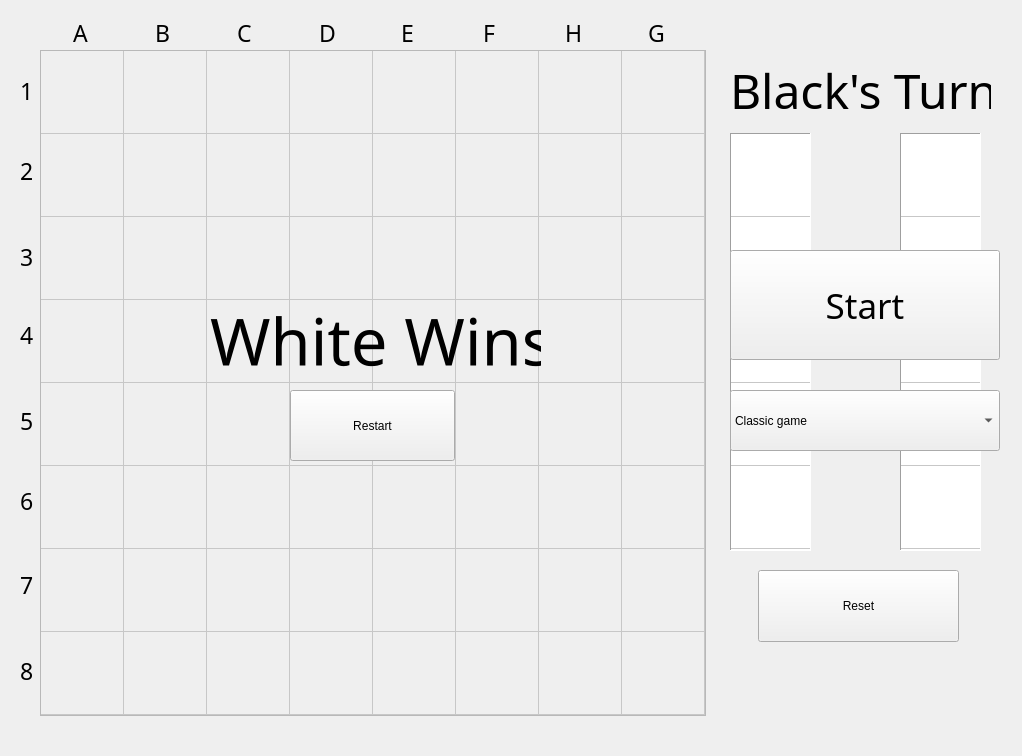
<?xml version="1.0" encoding="UTF-8"?>
<ui version="4.0">
 <class>ChessGameWindowClass</class>
 <widget class="QMainWindow" name="ChessGameWindowClass">
  <property name="geometry">
   <rect>
    <x>0</x>
    <y>0</y>
    <width>1022</width>
    <height>756</height>
   </rect>
  </property>
  <property name="minimumSize">
   <size>
    <width>1022</width>
    <height>756</height>
   </size>
  </property>
  <property name="maximumSize">
   <size>
    <width>1022</width>
    <height>756</height>
   </size>
  </property>
  <property name="windowTitle">
   <string>ChessGameWindow</string>
  </property>
  <widget class="QWidget" name="centralWidget">
   <widget class="QStackedWidget" name="stackedWidget">
    <property name="geometry">
     <rect>
      <x>0</x>
      <y>10</y>
      <width>1001</width>
      <height>731</height>
     </rect>
    </property>
    <property name="currentIndex">
     <number>1</number>
    </property>
    <widget class="QWidget" name="page">
     <layout class="QGridLayout" name="gridLayout_2">
      <item row="0" column="0">
       <layout class="QVBoxLayout" name="verticalLayout_3">
        <item>
         <widget class="QLabel" name="label_2">
          <property name="font">
           <font>
            <family>Calibri Light</family>
            <pointsize>100</pointsize>
           </font>
          </property>
          <property name="text">
           <string>Chess</string>
          </property>
          <property name="alignment">
           <set>Qt::AlignmentFlag::AlignCenter</set>
          </property>
         </widget>
        </item>
        <item>
         <widget class="QLabel" name="label">
          <property name="font">
           <font>
            <family>Calibri Light</family>
            <pointsize>36</pointsize>
           </font>
          </property>
          <property name="text">
           <string>Choose your endgame scenario</string>
          </property>
          <property name="alignment">
           <set>Qt::AlignmentFlag::AlignBottom|Qt::AlignmentFlag::AlignHCenter</set>
          </property>
         </widget>
        </item>
       </layout>
      </item>
      <item row="1" column="0">
       <layout class="QVBoxLayout" name="verticalLayout">
        <property name="sizeConstraint">
         <enum>QLayout::SizeConstraint::SetMinAndMaxSize</enum>
        </property>
        <item>
         <widget class="QLabel" name="label_3">
          <property name="text">
           <string/>
          </property>
         </widget>
        </item>
       </layout>
      </item>
     </layout>
    </widget>
    <widget class="QWidget" name="page_2">
     <widget class="QTableWidget" name="chessTable">
      <property name="enabled">
       <bool>false</bool>
      </property>
      <property name="geometry">
       <rect>
        <x>40</x>
        <y>40</y>
        <width>666</width>
        <height>666</height>
       </rect>
      </property>
      <property name="minimumSize">
       <size>
        <width>664</width>
        <height>664</height>
       </size>
      </property>
      <property name="font">
       <font>
        <bold>false</bold>
       </font>
      </property>
      <property name="cursor" stdset="0">
       <cursorShape>ArrowCursor</cursorShape>
      </property>
      <property name="contextMenuPolicy">
       <enum>Qt::ContextMenuPolicy::DefaultContextMenu</enum>
      </property>
      <property name="frameShape">
       <enum>QFrame::Shape::StyledPanel</enum>
      </property>
      <property name="frameShadow">
       <enum>QFrame::Shadow::Plain</enum>
      </property>
      <property name="lineWidth">
       <number>0</number>
      </property>
      <property name="verticalScrollBarPolicy">
       <enum>Qt::ScrollBarPolicy::ScrollBarAlwaysOff</enum>
      </property>
      <property name="horizontalScrollBarPolicy">
       <enum>Qt::ScrollBarPolicy::ScrollBarAlwaysOff</enum>
      </property>
      <property name="editTriggers">
       <set>QAbstractItemView::EditTrigger::NoEditTriggers</set>
      </property>
      <property name="selectionMode">
       <enum>QAbstractItemView::SelectionMode::SingleSelection</enum>
      </property>
      <property name="showGrid">
       <bool>true</bool>
      </property>
      <property name="gridStyle">
       <enum>Qt::PenStyle::SolidLine</enum>
      </property>
      <property name="wordWrap">
       <bool>false</bool>
      </property>
      <property name="cornerButtonEnabled">
       <bool>false</bool>
      </property>
      <property name="rowCount">
       <number>8</number>
      </property>
      <attribute name="horizontalHeaderVisible">
       <bool>false</bool>
      </attribute>
      <attribute name="horizontalHeaderDefaultSectionSize">
       <number>83</number>
      </attribute>
      <attribute name="horizontalHeaderHighlightSections">
       <bool>true</bool>
      </attribute>
      <attribute name="verticalHeaderVisible">
       <bool>false</bool>
      </attribute>
      <attribute name="verticalHeaderDefaultSectionSize">
       <number>83</number>
      </attribute>
      <row/>
      <row/>
      <row/>
      <row/>
      <row/>
      <row/>
      <row/>
      <row/>
      <column>
       <property name="text">
        <string>a</string>
       </property>
      </column>
      <column>
       <property name="text">
        <string>b</string>
       </property>
      </column>
      <column>
       <property name="text">
        <string>c</string>
       </property>
      </column>
      <column>
       <property name="text">
        <string>d</string>
       </property>
      </column>
      <column>
       <property name="text">
        <string>e</string>
       </property>
      </column>
      <column>
       <property name="text">
        <string>f</string>
       </property>
      </column>
      <column>
       <property name="text">
        <string>g</string>
       </property>
      </column>
      <column>
       <property name="text">
        <string>h</string>
       </property>
      </column>
     </widget>
     <widget class="QLabel" name="label_4">
      <property name="geometry">
       <rect>
        <x>73</x>
        <y>12</y>
        <width>16</width>
        <height>21</height>
       </rect>
      </property>
      <property name="font">
       <font>
        <family>Trebuchet MS</family>
        <pointsize>17</pointsize>
       </font>
      </property>
      <property name="text">
       <string>A</string>
      </property>
     </widget>
     <widget class="QLabel" name="label_5">
      <property name="geometry">
       <rect>
        <x>155</x>
        <y>12</y>
        <width>16</width>
        <height>21</height>
       </rect>
      </property>
      <property name="font">
       <font>
        <family>Trebuchet MS</family>
        <pointsize>17</pointsize>
       </font>
      </property>
      <property name="text">
       <string>B</string>
      </property>
     </widget>
     <widget class="QLabel" name="label_6">
      <property name="geometry">
       <rect>
        <x>237</x>
        <y>12</y>
        <width>16</width>
        <height>21</height>
       </rect>
      </property>
      <property name="font">
       <font>
        <family>Trebuchet MS</family>
        <pointsize>17</pointsize>
       </font>
      </property>
      <property name="text">
       <string>C</string>
      </property>
     </widget>
     <widget class="QLabel" name="label_7">
      <property name="geometry">
       <rect>
        <x>20</x>
        <y>70</y>
        <width>16</width>
        <height>21</height>
       </rect>
      </property>
      <property name="font">
       <font>
        <family>Trebuchet MS</family>
        <pointsize>17</pointsize>
       </font>
      </property>
      <property name="text">
       <string>1</string>
      </property>
     </widget>
     <widget class="QLabel" name="label_8">
      <property name="geometry">
       <rect>
        <x>319</x>
        <y>12</y>
        <width>16</width>
        <height>21</height>
       </rect>
      </property>
      <property name="font">
       <font>
        <family>Trebuchet MS</family>
        <pointsize>17</pointsize>
       </font>
      </property>
      <property name="text">
       <string>D</string>
      </property>
     </widget>
     <widget class="QLabel" name="label_9">
      <property name="geometry">
       <rect>
        <x>20</x>
        <y>150</y>
        <width>16</width>
        <height>21</height>
       </rect>
      </property>
      <property name="font">
       <font>
        <family>Trebuchet MS</family>
        <pointsize>17</pointsize>
       </font>
      </property>
      <property name="text">
       <string>2</string>
      </property>
     </widget>
     <widget class="QLabel" name="label_10">
      <property name="geometry">
       <rect>
        <x>401</x>
        <y>12</y>
        <width>16</width>
        <height>21</height>
       </rect>
      </property>
      <property name="font">
       <font>
        <family>Trebuchet MS</family>
        <pointsize>17</pointsize>
       </font>
      </property>
      <property name="text">
       <string>E</string>
      </property>
     </widget>
     <widget class="QLabel" name="label_11">
      <property name="geometry">
       <rect>
        <x>20</x>
        <y>236</y>
        <width>16</width>
        <height>21</height>
       </rect>
      </property>
      <property name="font">
       <font>
        <family>Trebuchet MS</family>
        <pointsize>17</pointsize>
       </font>
      </property>
      <property name="text">
       <string>3</string>
      </property>
     </widget>
     <widget class="QLabel" name="label_12">
      <property name="geometry">
       <rect>
        <x>483</x>
        <y>12</y>
        <width>16</width>
        <height>21</height>
       </rect>
      </property>
      <property name="font">
       <font>
        <family>Trebuchet MS</family>
        <pointsize>17</pointsize>
       </font>
      </property>
      <property name="text">
       <string>F</string>
      </property>
     </widget>
     <widget class="QLabel" name="label_13">
      <property name="geometry">
       <rect>
        <x>20</x>
        <y>314</y>
        <width>16</width>
        <height>21</height>
       </rect>
      </property>
      <property name="font">
       <font>
        <family>Trebuchet MS</family>
        <pointsize>17</pointsize>
       </font>
      </property>
      <property name="text">
       <string>4</string>
      </property>
     </widget>
     <widget class="QLabel" name="label_14">
      <property name="geometry">
       <rect>
        <x>648</x>
        <y>12</y>
        <width>16</width>
        <height>21</height>
       </rect>
      </property>
      <property name="font">
       <font>
        <family>Trebuchet MS</family>
        <pointsize>17</pointsize>
       </font>
      </property>
      <property name="text">
       <string>G</string>
      </property>
     </widget>
     <widget class="QLabel" name="label_15">
      <property name="geometry">
       <rect>
        <x>20</x>
        <y>400</y>
        <width>16</width>
        <height>21</height>
       </rect>
      </property>
      <property name="font">
       <font>
        <family>Trebuchet MS</family>
        <pointsize>17</pointsize>
       </font>
      </property>
      <property name="text">
       <string>5</string>
      </property>
     </widget>
     <widget class="QLabel" name="label_16">
      <property name="geometry">
       <rect>
        <x>565</x>
        <y>12</y>
        <width>16</width>
        <height>21</height>
       </rect>
      </property>
      <property name="font">
       <font>
        <family>Trebuchet MS</family>
        <pointsize>17</pointsize>
       </font>
      </property>
      <property name="text">
       <string>H</string>
      </property>
     </widget>
     <widget class="QLabel" name="label_17">
      <property name="geometry">
       <rect>
        <x>20</x>
        <y>564</y>
        <width>16</width>
        <height>21</height>
       </rect>
      </property>
      <property name="font">
       <font>
        <family>Trebuchet MS</family>
        <pointsize>17</pointsize>
       </font>
      </property>
      <property name="text">
       <string>7</string>
      </property>
     </widget>
     <widget class="QLabel" name="label_18">
      <property name="geometry">
       <rect>
        <x>20</x>
        <y>480</y>
        <width>16</width>
        <height>21</height>
       </rect>
      </property>
      <property name="font">
       <font>
        <family>Trebuchet MS</family>
        <pointsize>17</pointsize>
       </font>
      </property>
      <property name="text">
       <string>6</string>
      </property>
     </widget>
     <widget class="QLabel" name="label_19">
      <property name="geometry">
       <rect>
        <x>20</x>
        <y>650</y>
        <width>16</width>
        <height>21</height>
       </rect>
      </property>
      <property name="font">
       <font>
        <family>Trebuchet MS</family>
        <pointsize>17</pointsize>
       </font>
      </property>
      <property name="text">
       <string>8</string>
      </property>
     </widget>
     <widget class="QTableWidget" name="blackDeath">
      <property name="geometry">
       <rect>
        <x>730</x>
        <y>123</y>
        <width>81</width>
        <height>418</height>
       </rect>
      </property>
      <property name="cursor" stdset="0">
       <cursorShape>BlankCursor</cursorShape>
      </property>
      <property name="frameShape">
       <enum>QFrame::Shape::Panel</enum>
      </property>
      <property name="lineWidth">
       <number>1</number>
      </property>
      <property name="verticalScrollBarPolicy">
       <enum>Qt::ScrollBarPolicy::ScrollBarAlwaysOff</enum>
      </property>
      <property name="horizontalScrollBarPolicy">
       <enum>Qt::ScrollBarPolicy::ScrollBarAlwaysOff</enum>
      </property>
      <property name="editTriggers">
       <set>QAbstractItemView::EditTrigger::NoEditTriggers</set>
      </property>
      <property name="tabKeyNavigation">
       <bool>false</bool>
      </property>
      <property name="showDropIndicator" stdset="0">
       <bool>false</bool>
      </property>
      <property name="dragDropOverwriteMode">
       <bool>false</bool>
      </property>
      <property name="selectionMode">
       <enum>QAbstractItemView::SelectionMode::NoSelection</enum>
      </property>
      <property name="showGrid">
       <bool>true</bool>
      </property>
      <property name="gridStyle">
       <enum>Qt::PenStyle::CustomDashLine</enum>
      </property>
      <property name="rowCount">
       <number>5</number>
      </property>
      <property name="columnCount">
       <number>1</number>
      </property>
      <attribute name="horizontalHeaderVisible">
       <bool>false</bool>
      </attribute>
      <attribute name="horizontalHeaderCascadingSectionResizes">
       <bool>false</bool>
      </attribute>
      <attribute name="horizontalHeaderDefaultSectionSize">
       <number>83</number>
      </attribute>
      <attribute name="horizontalHeaderHighlightSections">
       <bool>false</bool>
      </attribute>
      <attribute name="verticalHeaderVisible">
       <bool>false</bool>
      </attribute>
      <attribute name="verticalHeaderDefaultSectionSize">
       <number>83</number>
      </attribute>
      <attribute name="verticalHeaderHighlightSections">
       <bool>false</bool>
      </attribute>
      <row/>
      <row/>
      <row/>
      <row/>
      <row/>
      <column/>
     </widget>
     <widget class="QTableWidget" name="whiteDeath">
      <property name="geometry">
       <rect>
        <x>900</x>
        <y>123</y>
        <width>81</width>
        <height>418</height>
       </rect>
      </property>
      <property name="cursor" stdset="0">
       <cursorShape>BlankCursor</cursorShape>
      </property>
      <property name="frameShape">
       <enum>QFrame::Shape::Panel</enum>
      </property>
      <property name="lineWidth">
       <number>1</number>
      </property>
      <property name="midLineWidth">
       <number>0</number>
      </property>
      <property name="verticalScrollBarPolicy">
       <enum>Qt::ScrollBarPolicy::ScrollBarAlwaysOff</enum>
      </property>
      <property name="horizontalScrollBarPolicy">
       <enum>Qt::ScrollBarPolicy::ScrollBarAlwaysOff</enum>
      </property>
      <property name="editTriggers">
       <set>QAbstractItemView::EditTrigger::NoEditTriggers</set>
      </property>
      <property name="selectionMode">
       <enum>QAbstractItemView::SelectionMode::NoSelection</enum>
      </property>
      <property name="showGrid">
       <bool>true</bool>
      </property>
      <property name="gridStyle">
       <enum>Qt::PenStyle::CustomDashLine</enum>
      </property>
      <property name="rowCount">
       <number>5</number>
      </property>
      <property name="columnCount">
       <number>1</number>
      </property>
      <attribute name="horizontalHeaderVisible">
       <bool>false</bool>
      </attribute>
      <attribute name="horizontalHeaderCascadingSectionResizes">
       <bool>false</bool>
      </attribute>
      <attribute name="horizontalHeaderDefaultSectionSize">
       <number>83</number>
      </attribute>
      <attribute name="horizontalHeaderHighlightSections">
       <bool>false</bool>
      </attribute>
      <attribute name="verticalHeaderVisible">
       <bool>false</bool>
      </attribute>
      <attribute name="verticalHeaderDefaultSectionSize">
       <number>83</number>
      </attribute>
      <attribute name="verticalHeaderHighlightSections">
       <bool>false</bool>
      </attribute>
      <row/>
      <row/>
      <row/>
      <row/>
      <row/>
      <column/>
     </widget>
     <widget class="QLabel" name="turnLabel">
      <property name="geometry">
       <rect>
        <x>730</x>
        <y>20</y>
        <width>261</width>
        <height>121</height>
       </rect>
      </property>
      <property name="font">
       <font>
        <family>Trebuchet MS</family>
        <pointsize>36</pointsize>
        <italic>false</italic>
        <bold>false</bold>
        <strikeout>false</strikeout>
        <kerning>true</kerning>
       </font>
      </property>
      <property name="text">
       <string>Black's Turn</string>
      </property>
     </widget>
     <widget class="QLabel" name="whiteRookCounter">
      <property name="geometry">
       <rect>
        <x>760</x>
        <y>180</y>
        <width>41</width>
        <height>31</height>
       </rect>
      </property>
      <property name="font">
       <font>
        <family>Trebuchet MS</family>
        <pointsize>36</pointsize>
        <italic>false</italic>
        <bold>false</bold>
        <strikeout>false</strikeout>
        <kerning>true</kerning>
       </font>
      </property>
      <property name="text">
       <string/>
      </property>
     </widget>
     <widget class="QLabel" name="blackRookCounter">
      <property name="geometry">
       <rect>
        <x>880</x>
        <y>180</y>
        <width>41</width>
        <height>31</height>
       </rect>
      </property>
      <property name="font">
       <font>
        <family>Trebuchet MS</family>
        <pointsize>36</pointsize>
        <italic>false</italic>
        <bold>false</bold>
        <strikeout>false</strikeout>
        <kerning>true</kerning>
       </font>
      </property>
      <property name="text">
       <string/>
      </property>
     </widget>
     <widget class="QLabel" name="winLabel">
      <property name="geometry">
       <rect>
        <x>210</x>
        <y>290</y>
        <width>331</width>
        <height>81</height>
       </rect>
      </property>
      <property name="font">
       <font>
        <family>Trebuchet MS</family>
        <pointsize>49</pointsize>
        <italic>false</italic>
        <bold>false</bold>
        <strikeout>false</strikeout>
        <kerning>true</kerning>
       </font>
      </property>
      <property name="text">
       <string>White Wins</string>
      </property>
     </widget>
     <widget class="QPushButton" name="restartBtn">
      <property name="geometry">
       <rect>
        <x>290</x>
        <y>380</y>
        <width>165</width>
        <height>71</height>
       </rect>
      </property>
      <property name="text">
       <string>Restart</string>
      </property>
     </widget>
     <widget class="QPushButton" name="startBtn">
      <property name="geometry">
       <rect>
        <x>730</x>
        <y>240</y>
        <width>270</width>
        <height>110</height>
       </rect>
      </property>
      <property name="sizePolicy">
       <sizepolicy hsizetype="Minimum" vsizetype="Fixed">
        <horstretch>0</horstretch>
        <verstretch>0</verstretch>
       </sizepolicy>
      </property>
      <property name="font">
       <font>
        <family>Trebuchet MS</family>
        <pointsize>26</pointsize>
       </font>
      </property>
      <property name="text">
       <string>Start</string>
      </property>
     </widget>
     <widget class="QComboBox" name="caseCBox">
      <property name="geometry">
       <rect>
        <x>730</x>
        <y>380</y>
        <width>270</width>
        <height>61</height>
       </rect>
      </property>
      <property name="currentText">
       <string notr="true">Classic game</string>
      </property>
      <property name="currentIndex">
       <number>0</number>
      </property>
      <item>
       <property name="text">
        <string>Classic game</string>
       </property>
      </item>
      <item>
       <property name="text">
        <string>Philidor position</string>
       </property>
      </item>
      <item>
       <property name="text">
        <string>Queen vs Bishop and Knight</string>
       </property>
      </item>
      <item>
       <property name="text">
        <string>Rook vs Knight</string>
       </property>
      </item>
      <item>
       <property name="text">
        <string>Rook and Bishop vs Rook</string>
       </property>
      </item>
      <item>
       <property name="text">
        <string>Rook and Knight vs Rook</string>
       </property>
      </item>
     </widget>
     <widget class="QPushButton" name="resetBtn">
      <property name="geometry">
       <rect>
        <x>758</x>
        <y>560</y>
        <width>201</width>
        <height>72</height>
       </rect>
      </property>
      <property name="text">
       <string>Reset</string>
      </property>
     </widget>
    </widget>
   </widget>
  </widget>
 </widget>
 <layoutdefault spacing="6" margin="11"/>
 <resources>
  <include location="ChessGameWindow.qrc"/>
 </resources>
 <connections/>
</ui>
